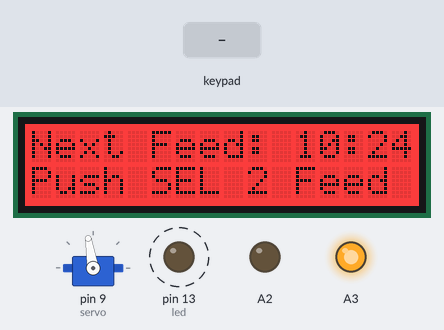
A sketch run on a simulated Arduino Uno, built with avr-gcc and run on an emulated ATmega328P. On the bench: servo, 16×2 character LCD, output pins drawn as LEDs (lit = HIGH). Dashed ring = blinking. The inputs (shaded band) are chosen by the test bench. The local clock reads 2024-03-15 10:24:30 at power-on unless the sketch sets it; random numbers use the default seed unless the sketch sets one; EEPROM starts erased; what the sketch prints to the serial monitor is not drawn.

Above: at 1.6 s.
1.7 s: key 'U' pressed
At 2.8 s:
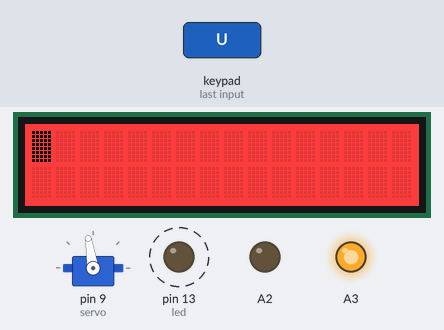
4.7 s: key 'D' pressed
At 7.2 s:
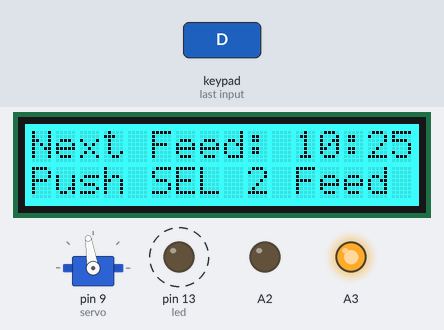
7.7 s: key 'D' pressed
At 8.8 s:
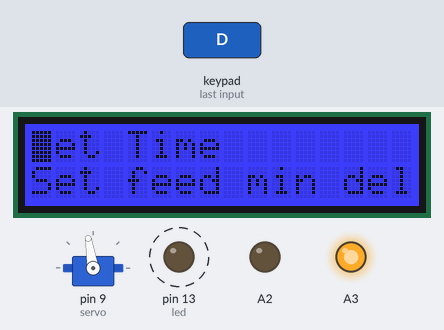
10.7 s: key 'R' pressed
At 13.0 s:
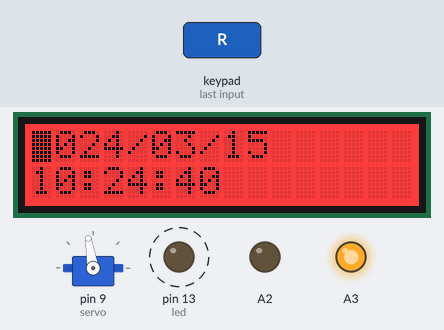
13.7 s: key 'S' pressed
At 14.5 s:
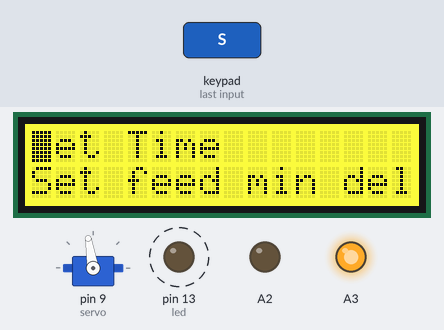
16.7 s: key 'L' pressed
At 18.8 s:
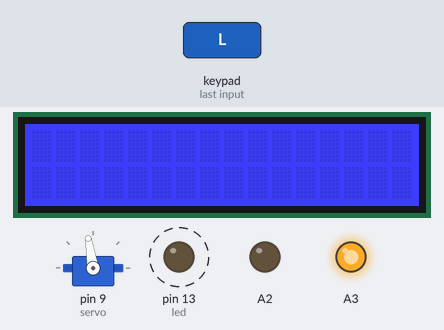
Timing chart, 0 to 23.2 s (numbered marks = the images above; inputs shaded):
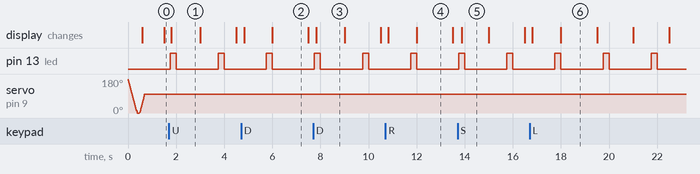

Measured:
- by itself, pin 13 (led): alternates HIGH for 0.25 s and LOW for 1.7 s
- what the display in image 1 shows lasts 1.2 s, from 1.8 s to 3.0 s
- what the display in image 2 shows lasts 1.5 s, from 6.0 s to 7.5 s
- what the display in image 5 shows lasts 1.1 s, from 13.9 s to 15.0 s

The sketch:

cat_feeder.ino
```cpp
#include <Servo.h>
#include "RTClib.h"
#include <Wire.h>
#include <Adafruit_RGBLCDShield.h>
#include <utility/Adafruit_MCP23017.h>
#include <EEPROM.h>

// LCD Backlight Colors
#define OFF 0x0
#define RED 0x1
#define YELLOW 0x3
#define GREEN 0x2
#define TEAL 0x6
#define BLUE 0x4
#define VIOLET 0x5
#define WHITE 0x7

// Constants for Setup
Adafruit_RGBLCDShield lcd = Adafruit_RGBLCDShield();
RTC_DS1307 rtc;
Servo theServo;
byte led = 13;
byte servo = 9;

// LED Control
byte onBoardLedState = LOW;
int blinkDuration = 250;
int onBoardLedInterval = 1750;

// Servo Control
byte servoMaxDegrees = 100;
byte servoMinDegrees = 0;
long servoSpeed = 2; // lower is faster
byte servoPauseOpen = 150; // how long to stay open
int servoDegrees = 1; // higher is faster
int servoPosition = 0;

// Time Keeping
unsigned long currentMillis = 0;
unsigned long previousOnBoardLedMillis = 0;
unsigned long previousServoMillis = 0;
unsigned long previousLCDMillis = 0;
unsigned long lastActivityMillis = 0;
unsigned long lastColorChangeMillis = 0;
unsigned long pauseTime = 0;
DateTime now = DateTime(2014, 1, 1, 1, 1, 1);
word year = 0;
byte month = 0;
byte day = 0;
byte hour = 0;
byte minute = 0;
byte second = 0;

// Buttons
uint8_t buttons = 0;
boolean select = false;

// LCD Control
int lcdUpdateFreq = 150;
boolean displayOn = true;
byte colors[8] = {OFF, RED, YELLOW, GREEN, TEAL, BLUE, VIOLET, WHITE};
byte color = 7;
byte topMenuPos = 0;
byte middleMenuPos = 0;
byte lastTopMenuPos = 255;
byte lastMiddleMenuPos = 255;
char cursorPos[2] = {0,0};
word lcdTimeout = 60000;
int colorChangeTime = 1500;
boolean lcdContentsChanged = true;
boolean force = false;
byte claimingMenu = 0;

// default display 1: Next Feed: HH:MM
// default display 2: PUSH SEL 2 FEED
// Menu 1           : Set time
// Menu 1.l1        : YYYY/MM/DD
// Menu 1.l2        : HH:MM:SS
// Menu 2           : Set feed min del
// Menu 2.l1        : Min minutes
// Menu 2.l2        : $CurrentValue
// Menu 3           : Set feed max del
// Menu 3.l1        : Max minutes
// Menu 3.l2        : $CurrentValue
// Menu 4           : Set feed amount
// Menu 4.l1        :
// Menu 4.l2        : $CurrentValue
char menuItems[7][3][17] = {
  {"Next Feed: ", "Push SEL 2 Feed", ""},
  {"Set Time"        , "YYYY/MM/DD"     , "HH:MM:SS"},
  {"Set feed min del", "Min Minutes"    , "Value: "},
  {"Set feed max del", "Max Minutes"    , "Value: "},
  {"Set feed amount ", "Food Amount"    , "Value: "},
  {"Save Config"     , ""               , ""},
  {"Read Config"     , ""               , ""},
};

// Food Control
word minFoodDelay = 30;
word maxFoodDelay = 90;
word openFoodDelay = 150;
word tmpDelay = 0;

boolean changesToSave = false;

void setup() {
  setup_serial();
  setup_servo();
  setup_heartbeat();
  setup_RTC();
  setup_LCD();
  readFromEEPROM();
}

void setup_serial() {
  while (!Serial); // for Leonardo/Micro/Zero
  Serial.begin(57600);
}

void setup_servo() {
  //min default 544, max default 2400
  int min = 800;
  int max = 2900;
  int pos = 0;
  theServo.attach(servo, min, max);

  // Close the serveo because the startup code leaves it half open
  for (pos = 180; pos >= 0; pos -= 1) {
    theServo.write(pos);
    delay(servoSpeed);
  }
}

void setup_heartbeat() {
  pinMode(led, OUTPUT);
}

void setup_RTC() {
  // we power the RTC from pings A2 & A3 directly
  pinMode(A3, OUTPUT);
  pinMode(A2, OUTPUT);
  digitalWrite(A3, HIGH);
  digitalWrite(A2, LOW);

  if (! rtc.begin()) {
    Serial.println("Couldn't find RTC");
    while (1);
  }
}

void setup_LCD() {
  lcd.begin(16, 2);
  lcd.setBacklight(WHITE);
  lcd.clear();
}

void updateServoPosition() {
  if ( (currentMillis - previousServoMillis) >= (servoSpeed + pauseTime) ) {
    pauseTime = 0;
    if ( (servoPosition >= servoMaxDegrees) && (servoDegrees == 1) ){
      servoDegrees = - servoDegrees;
      pauseTime = openFoodDelay;
      Serial.println("Holding Open");
    } else if ( (servoPosition <= servoMinDegrees) && (servoDegrees < 1) ) {
      servoDegrees = - servoDegrees;
      pauseTime = random(minFoodDelay * 60l * 1000l, maxFoodDelay * 60l * 1000l);
      Serial.print("Holding Closed: ");
      Serial.println(pauseTime);
      lcdContentsChanged = true;
    }
    servoPosition += servoDegrees;
    theServo.write(servoPosition);
    previousServoMillis = currentMillis;
  }
}

void updateOnBoardLedState() {
  if (onBoardLedState == LOW) {
    if (currentMillis - previousOnBoardLedMillis >= onBoardLedInterval) {
      onBoardLedState = HIGH;
      previousOnBoardLedMillis += onBoardLedInterval;
    }
  } else {
    if (currentMillis - previousOnBoardLedMillis >= blinkDuration) {
      onBoardLedState = LOW;
      previousOnBoardLedMillis += blinkDuration;
    }
  }
}

void switchLeds() {
  digitalWrite(led, onBoardLedState);
  //digitalWrite(other_led, otherLedState);
}

void readButtons() {
  buttons = lcd.readButtons();

}

void turnOnLCD() {
  displayOn = true;
  lastActivityMillis = currentMillis;
  lcdContentsChanged = true;
  Serial.print("X: ");
  Serial.println(cursorPos[0], DEC);
  Serial.print("Y: ");
  Serial.println(cursorPos[1], DEC);
}

void updateLCDContents() {
  if (currentMillis - previousLCDMillis >= lcdUpdateFreq) {
    if ((currentMillis - lastActivityMillis >= lcdTimeout) && (displayOn) ) {
      displayOn = false;
      cursorPos[0] = 0;
      cursorPos[1] = 0;
      claimingMenu = 0;
      lcdContentsChanged = true;
    }
    if (buttons) {
      if (buttons & BUTTON_UP) {
        cursorPos[1] -= 1;
        turnOnLCD();
      }
      if (buttons & BUTTON_DOWN) {
        cursorPos[1] += 1;
        turnOnLCD();
      }
      if (buttons & BUTTON_LEFT) {
        cursorPos[0] -= 1;
        turnOnLCD();
      }
      if (buttons & BUTTON_RIGHT) {
        cursorPos[0] += 1;
        turnOnLCD();
      }
      if (buttons & BUTTON_SELECT) {
        select = true;
        turnOnLCD();
      }
    }
    previousLCDMillis += lcdUpdateFreq;
  }
}

void updateLCDColor() {
  if (currentMillis - lastColorChangeMillis >= colorChangeTime) {
    if (displayOn) {
      if (color == 7) {
        color = 1;
      } else {
        color += 1;
      }
    } else {
      color = 0;
    }
    lastColorChangeMillis += colorChangeTime;
  }
}

void padPrint(byte number) {
  if (number < 10) {
    lcd.print("0");
  }
  lcd.print(number, DEC);
}

void switchLCD() {
  byte cursorXModifier = 0;
  byte cursorYModifier = 0;
  lcd.setBacklight(colors[color]);
  if (lcdContentsChanged) {
    lcd.clear();
    lcd.blink();
    if ( (cursorPos[1] == 0) && (claimingMenu == 0) ) {
      lcd.noBlink();
      lcd.setCursor(0,0);
      lcd.print(menuItems[0][0]); // Next feed time
      DateTime tmp = rtc.now();
      DateTime future (tmp + TimeSpan((pauseTime - (currentMillis - previousServoMillis) ) / 1000));
      padPrint(future.hour());
      lcd.print(":");
      padPrint(future.minute());
      lcd.setCursor(0,1);
      lcd.print(menuItems[0][1]); // Select to feed
      if (select) {
        pauseTime = 0;
        select = false;
        Serial.println("Servo should run!");
      }
    } else if ( ( (cursorPos[1] >= 1) && ( cursorPos[1] <= 2) && (claimingMenu < 3) ) || (claimingMenu == 1) || (claimingMenu == 2) ) {
      if (cursorPos[0] == 0) {
        lcd.setCursor(0,0);
        lcd.print(menuItems[1][0]); // Time
        lcd.setCursor(0,1);
        lcd.print(menuItems[2][0]); // Min feed delay
        claimingMenu = 0;
      } else if ( ( (cursorPos[0] >= 1) && (cursorPos[1] == 1) && (claimingMenu == 0) ) || (claimingMenu == 1)) {
        if (now.year() == 2014) {
          Serial.println("Getting time data from RTC");
          now = rtc.now();
          year = now.year();
          month = now.month();
          day = now.day();
          hour = now.hour();
          minute = now.minute();
          second = now.second();
        }
        lcd.setCursor(0,0);
        if ( (cursorPos[0] >= 1) && (cursorPos[0] <= 4) ) {
          char modifier = cursorPos[1] - 1;
          year = now.year() + modifier;
        }
        lcd.print(year);
        if ( cursorPos[0] == 5 ) {
          cursorPos[1] = 1;
        }
        lcd.print("/");
        if ( (cursorPos[0] >= 6) && (cursorPos[0] <= 7) ) {
          char modifier = cursorPos[1] - 1;
          month = now.month() + modifier;
        }
        padPrint(month);
        if ( cursorPos[0] == 8 ) {
          cursorPos[1] = 1;
        }
        lcd.print("/");
        if ( (cursorPos[0] >= 9) && (cursorPos[0] <= 10) ) {
          char modifier = cursorPos[1] - 1;
          day = now.day() + modifier;
        }
        padPrint(day);
        lcd.setCursor(0,1);
        if ( cursorPos[0] == 11) {
          cursorPos[1] = 1;
        }
        if ( (cursorPos[0] >= 12) && (cursorPos[0] <= 13) ) {
          char modifier = cursorPos[1] - 1;
          hour = now.hour() + modifier;
        }
        padPrint(hour);
        if (cursorPos[0] == 14) {
          cursorPos[1] = 1;
        }
        lcd.print(":");
        if ( (cursorPos[0] >= 15) && (cursorPos[0] <= 16) ) {
          char modifier = cursorPos[1] - 1;
          minute = now.minute() + modifier;
        }
        padPrint(minute);
        if ( cursorPos[0] == 17 ) {
          cursorPos[1] = 1;
        }
        lcd.print(":");
        if ( (cursorPos[0] >= 18) && (cursorPos[0] <= 19) ) {
          char modifier = cursorPos[1] - 1;
          second = now.second() + modifier;
        }
        padPrint(second);
        //lcd.print(menuItems[1][2]); //HH:MM:SS
        if (cursorPos[1] % 2 == 0) {
          cursorYModifier += 1;
        }
        cursorXModifier = -1;
        if (cursorPos[0] >= 12) {
          cursorXModifier -= 11;
          cursorYModifier += 1;
        }
        claimingMenu = 1;
        if (select) {
          rtc.adjust(DateTime(year, month, day, hour, minute, second));
          cursorPos[0] = 0;
          cursorPos[1] = 1;
          claimingMenu = 0;
          now = DateTime(2014, 1, 1, 1, 1, 1);
          select = false;
          force = true;
          changesToSave = true;
          Serial.println("Adjusted RTC");
        }
      } else if ( ( (cursorPos[0] >= 1) && (cursorPos[1] == 2) ) || (claimingMenu == 2) ) {
        lcd.setCursor(0,0);
        lcd.print(menuItems[2][1]); // Min
        lcd.setCursor(0,1);
        lcd.print(menuItems[2][2]); // Value
        if ( (cursorPos[0] >= 1) && (cursorPos[0] <= 2) ) {
          tmpDelay = minFoodDelay;
          tmpDelay += cursorPos[1] - 2;
        }
        lcd.print(tmpDelay, DEC);
        if (abs(cursorPos[1]) % 2 == 1) {
          cursorYModifier += 1;
        }
        cursorXModifier = 6;
        claimingMenu = 2;
        if (select) {
          minFoodDelay = tmpDelay;
          claimingMenu = 0;
          select = false;
          force = true;
          cursorPos[0] = 0;
          cursorPos[1] = 2;
          changesToSave = true;
          Serial.println("Adjusted Min food delay");
        }
      }
    } else if ( ( (cursorPos[1] >= 3) && ( cursorPos[1] <= 4) && ( (claimingMenu == 0) || (claimingMenu > 2 ) ) ) || (claimingMenu == 3) || (claimingMenu == 4) ) {
      if (cursorPos[0] == 0) {
        lcd.setCursor(0,0);
        lcd.print(menuItems[3][0]); // Max feed delay
        lcd.setCursor(0,1);
        lcd.print(menuItems[4][0]); // Feed amount
        claimingMenu = 0;
      } else if ( ( (cursorPos[0] >= 1) && (cursorPos[1] == 3) && (claimingMenu == 0 ) ) || (claimingMenu == 3) ) {
        lcd.setCursor(0,0);
        lcd.print(menuItems[3][1]); // Max
        lcd.setCursor(0,1);
        lcd.print(menuItems[3][2]); // Value
        if ( (cursorPos[0] >= 1) && (cursorPos[0] <= 2) ) {
          tmpDelay = maxFoodDelay;
          tmpDelay += cursorPos[1] - 3;
        }
        lcd.print(tmpDelay, DEC);
        if (abs(cursorPos[1]) % 2 == 1) {
          cursorYModifier += 1;
        }
        cursorXModifier = 6;
        //cursorYModifier = -1;
        claimingMenu = 3;
        if (select) {
          maxFoodDelay = tmpDelay;
          claimingMenu = 0;
          select = false;
          force = true;
          cursorPos[0] = 0;
          cursorPos[1] = 3;
          changesToSave = true;
          Serial.println("Adjusted max food delay");
        }
      } else if (((cursorPos[0] >= 1) && (cursorPos[1] == 4)) || (claimingMenu == 4)) {
        lcd.setCursor(0,0);
        lcd.print(menuItems[4][1]); // Null
        lcd.setCursor(0,1);
        lcd.print(menuItems[4][2]); // Value
        if ( (cursorPos[0] >= 1) && (cursorPos[0] <= 2) ) {
          tmpDelay = openFoodDelay;
          tmpDelay += cursorPos[1] - 4;
        }
        lcd.print(tmpDelay, DEC);
        if (abs(cursorPos[1]) % 2 == 1) {
          cursorYModifier += 1;
        }
        cursorXModifier = 6;
        claimingMenu = 4;
        if (select) {
          openFoodDelay = tmpDelay;
          claimingMenu = 0;
          select = false;
          force = true;
          cursorPos[0] = 0;
          cursorPos[1] = 4;
          changesToSave = true;
          Serial.println("Adjusted open food delay");
        }
      }
    } else if ( (cursorPos[1] >= 5) && (cursorPos[1] <= 6) && (claimingMenu == 0) ) {
      lcd.setCursor(0,0);
      lcd.print(menuItems[5][0]); // Save
      lcd.setCursor(0,1);
      lcd.print(menuItems[6][0]); // Read
      if (select) {
        if (cursorPos[1] == 5) {
          saveToEEPROM();
        } else if (cursorPos[1] == 6) {
          readFromEEPROM();
        }
        select = false;
      }
      claimingMenu = 0;
    }
    lcd.setCursor(cursorPos[0] + cursorXModifier, (abs(cursorPos[1]) - 1 - cursorYModifier) % 2);
    lcdContentsChanged = force;
  }
}

void writeWord(byte addr, word thing) {
  byte high = highByte(thing);
  byte low  = lowByte(thing);
  EEPROM.write(addr, high);
  EEPROM.write(addr + 1, low);
}

void saveToEEPROM() {
  writeWord(0, minFoodDelay);
  writeWord(2, maxFoodDelay);
  writeWord(4, openFoodDelay);
  Serial.println("Saved to EEPROM");
}

word readWord(byte addr) {
  byte high = EEPROM.read(addr);
  byte low  = EEPROM.read(addr + 1);
  Serial.println("Read from EEPROM");
  return word(high, low);
}

void readFromEEPROM() {
  minFoodDelay = readWord(0);
  maxFoodDelay = readWord(2);
  openFoodDelay = readWord(4);
}

void loop() {
  currentMillis = millis();
  updateOnBoardLedState();
  switchLeds();
  updateServoPosition();
  readButtons();
  updateLCDContents();
  updateLCDColor();
  switchLCD();
  if (changesToSave) {
    saveToEEPROM();
  }
  select = false;
  force = false;
  changesToSave = false;
}
```
